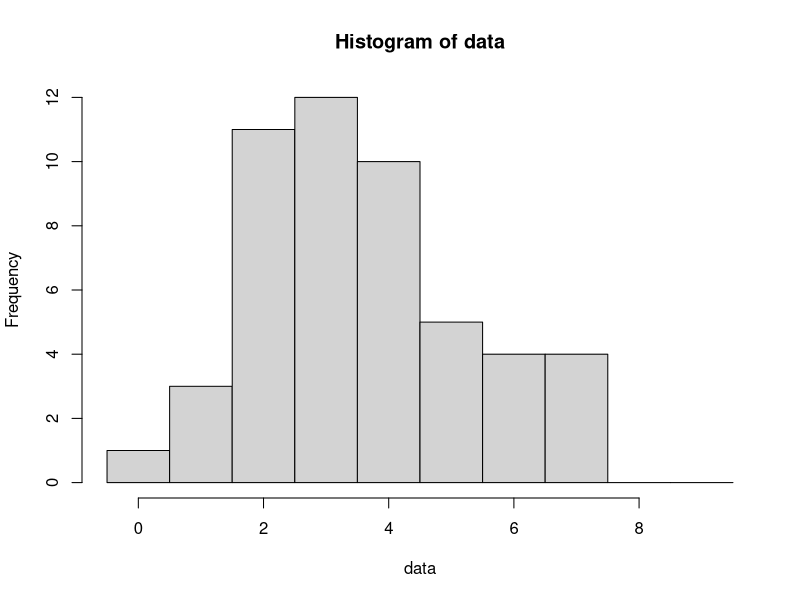

Recreate this plot in R.
data <- c(2,2,4,6,4,5,2,3,1,2,0,4,3,3,3,3,4,2,7,2,4,3,3,3,4,3,7,5,3,1,7,6,4,6,5,2,4,7,2,2,6,2,4,5,4,5,1,3,2,3)

summary(data)

table(data)
hist(data, breaks = seq(-0.5, 9.5, 1))

var(data)
sd(data)
sqrt(var(data))
